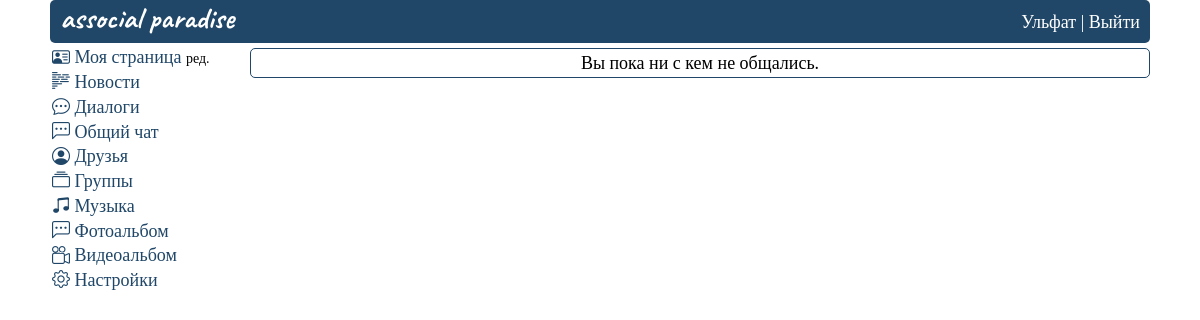
The app's page /dialogues (signed in), older data.
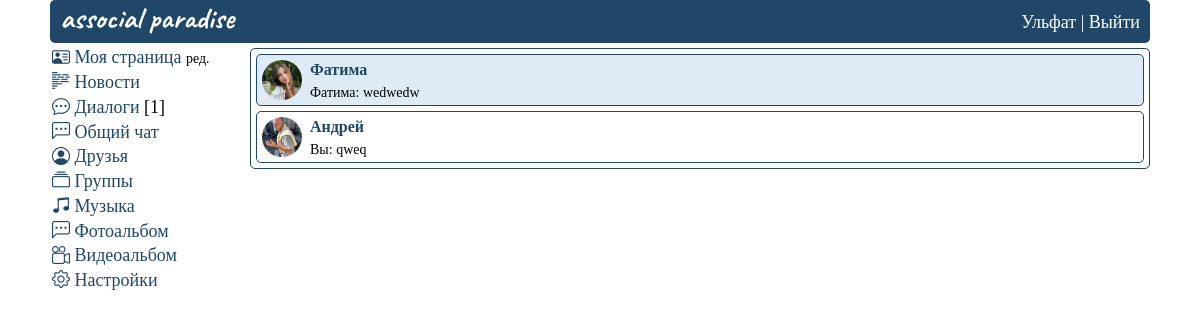
The same page, newer data.
### mysite/models.py (models this page shows)
class HaveDialog(models.Model):
    user_sender = models.ForeignKey(User, on_delete=models.CASCADE)
    user_recipient_id = models.TextField(max_length=1000)
    last_message = models.TextField(max_length=1000)
    last_sender = models.TextField(max_length=1000)
    status_message = models.BooleanField(default=False)
    time_update = models.DateTimeField()
    class Meta:
        verbose_name_plural = 'Наличие диалога'

### mysite/views.py (the view, shortened to what this page needs)
# urls.py: path('dialogues', dialogues, name='dialogues'),
@login_required(login_url='home')
def dialogues(request):
    userid = getAuthUser(request)
    personal_data = getUser(userid)
    allDialogues = getAllMessages(userid)
    unread_messages = calculation_unread(allDialogues, userid)
    data = {
        'unread_messages': unread_messages,
        'userid': userid,
        'allDialogues': allDialogues,
        'personal_data': personal_data
    }
    return render(request, 'dialogues.html', data)

### mysite/views.py (called while the page is built)
def getAuthUser(request):
    return request.session.get('is_auth', False)

def getUser(userid):
    return UserProfile.objects.get(user_id=userid)

def calculation_unread(messages, userid):
    msg = 0
    for i in messages:
        if i.status_message == 0 and int(i.last_sender) != userid:
            msg += 1
    return msg

def getAllMessages(userid):
    allMsg = HaveDialog.objects.raw(
        f'select 1 as id, up.first_name as name_sender, up2.first_name as name_recipient, hd.time_update, hd.last_sender, up3.first_name as name_last_sender, hd.user_recipient_id, hd.user_sender_id, hd.status_message, up.avatar, hd.last_message from mysite_havedialog hd join mysite_userprofile up on up.user_id = hd.user_sender_id join mysite_userprofile up2 on up2.user_id = hd.user_recipient_id join mysite_userprofile up3 on up3.user_id = hd.last_sender where hd.user_recipient_id = {userid} order by hd.time_update desc')
    return allMsg

### mysite/templates/dialogues.html (shortened to what this page needs)
{%extends 'base.html'%}
{% load static %}
{%block content%}
    <div class="wrapper_users">
    {% include "header.html" %}
    <div class="rows_user">
        <div class="col1_user">
            {% include "menu.html" %}
        </div>
        <div class="col2_user">
            <div class="dialogs__content">
                {% if allDialogues %}
                {% for dialog in allDialogues %}
                {% if dialog.status_message == 0 %}
                <div class="dialogs__message" style="background: #cbdeee9d;">
                {% else %}
                <div class="dialogs__message">
                {% endif %}
                    <div class="dialogs__image">
                        <a href="{% url 'viewUser' dialog.user_sender_id %}"><img class="img" src="{% static dialog.avatar|cut:'mysite/static' %}"></a>
                    </div>
                    <div class="dialogs__text">
                        <div class="dialogs__name">
                            <a href="{% url 'viewUser' dialog.user_sender_id %}">{{ dialog.name_sender }}</a>
                        </div>
                        <div class="dialog__message">
                            <a href="{% url 'viewDialogues' dialog.user_sender_id %}">{% if dialog.name_last_sender != dialog.name_recipient %}{{ dialog.name_last_sender }}: {% else %}Вы: {% endif %}{{ dialog.last_message }}</a>
                        </div>
                    </div>
                </div>
                {% endfor %}
                {% else %}
                <div class="none_dialogs">
                    <span>Вы пока ни с кем не общались.</span>
                </div>
                {% endif %}
            </div>
        </div>
    </div>
    </div>
{%endblock%}

Row changes from the older to the newer data that the page shows:
added HaveDialog: name_sender "Фатима", name_last_sender "Фатима", last_message "wedwedw", name_sender "Андрей", shows "Вы:", last_message "qweq"
Text that changed along with them:
{{ unread_messages }}: (not shown) → "1"
text no longer shown: "Вы пока ни с кем не общались."
